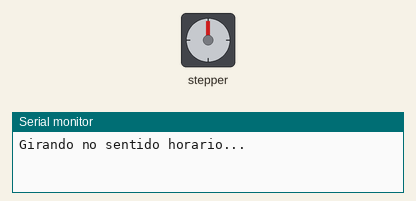
This sketch was run on a simulated Arduino Uno, built with avr-gcc and run on an emulated ATmega328P. Shown: stepper motor, the last lines printed to the serial monitor. Stepper angles assume 2048 steps per turn.

Above: at 0.05 s.
At 2.15 s:
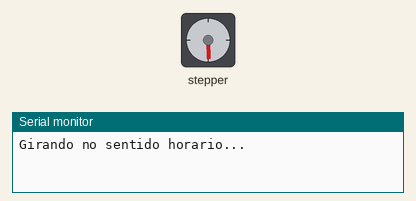
At 4.3 s:
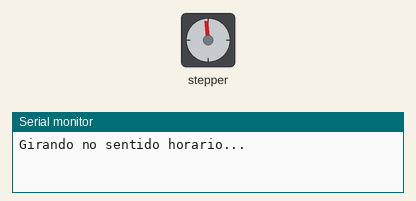
At 8.95 s:
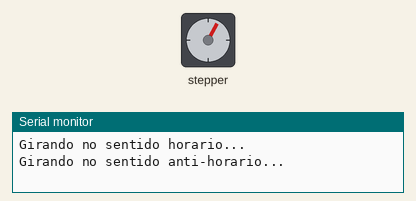
Timing chart, 0 to 12.5 s (numbered marks = the images above):
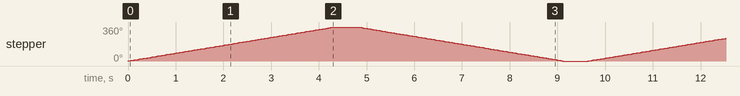

The sketch:

motor_rebobinador.ino
```cpp
#include <Stepper.h>

// Definimos o número de passos por revolução para o motor interno (32)
// multiplicado pela redução (64), resultando em aprox. 2048 passos por volta.
const int passosPorRevolucao = 2048;

// Inicializa a biblioteca nos pinos 8, 10, 9, 11 (Sequência correta para o 28BYJ-48)
Stepper meuMotor(passosPorRevolucao, 8, 10, 9, 11);

void setup() {
  // Ajusta a velocidade inicial (RPM)
  // Como discutimos, para este motor o ideal é entre 10 e 15 RPM.
  meuMotor.setSpeed(14);
  Serial.begin(9600);
}

void loop() {
  // Gira uma volta completa no sentido horário
  Serial.println("Girando no sentido horario...");
  meuMotor.step(passosPorRevolucao);
  delay(500);

  // Gira uma volta completa no sentido anti-horário
  Serial.println("Girando no sentido anti-horario...");
  meuMotor.step(-passosPorRevolucao);
  delay(500);
}
```

Measured:
- by itself, stepper: turns 360° clockwise in 4.3 s, then 360° counter-clockwise in 4.3 s, repeating every 9.6 s
